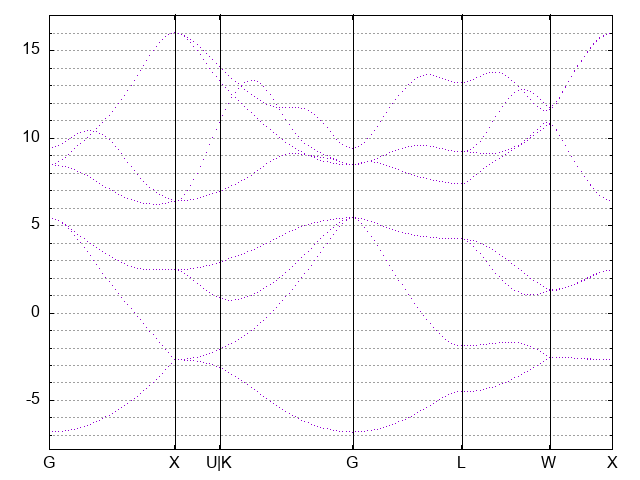

Generate this figure with gnuplot:
set term png
set out 'band_gw.png'
set ytics 5
set mytics 5
set grid ytics mytics

set style data dots
set nokey
set xrange [0: 5.19242]
set yrange [ -7.80784 : 17.02608]
set arrow from  1.15712,  -7.80784 to  1.15712,  17.02608 nohead
set arrow from  1.56623,  -7.80784 to  1.56623,  17.02608 nohead
set arrow from  2.79355,  -7.80784 to  2.79355,  17.02608 nohead
set arrow from  3.79564,  -7.80784 to  3.79564,  17.02608 nohead
set arrow from  4.61385,  -7.80784 to  4.61385,  17.02608 nohead
set xtics ("G"  0.00000,"X"  1.15712,"U|K"  1.56623,"G"  2.79355,"L"  3.79564,"W"  4.61385,"X"  5.19242)
 plot "wannier90_band.dat"
